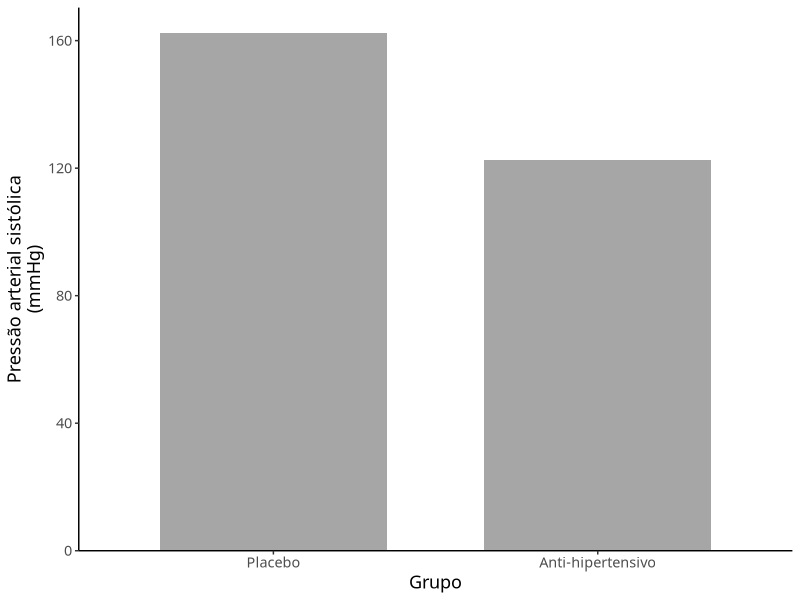
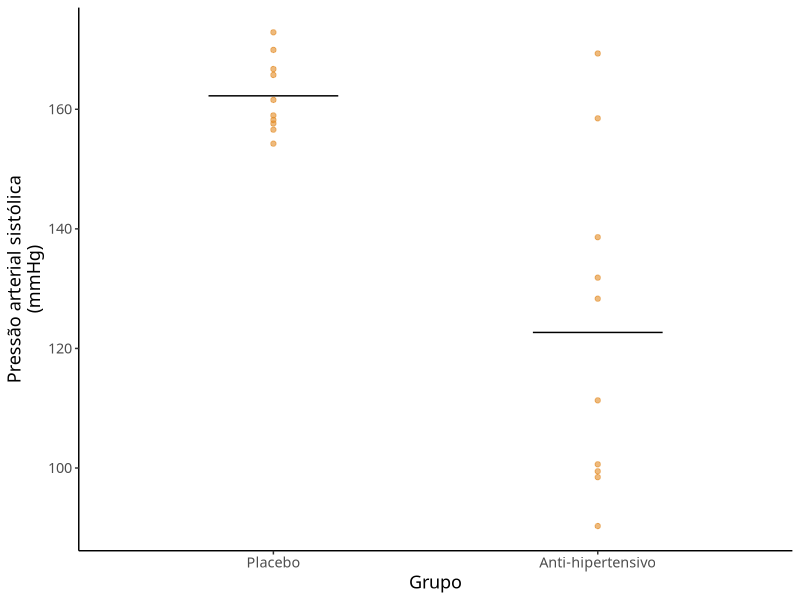

These charts were generated, in order, by the following R code: (Note: this script raises an error after producing the figures.)
## ---- chunk 1
# knitr::opts_knit$set(upload.fun = knitr::imgur_upload, base.url = NULL)
knitr::opts_chunk$set(fig.width = 4, fig.height = 3.3, cache = FALSE,
                      fig.align = "center")
library(tidyverse)
library(ggpubr)
## ---- chunk 2
set.seed(4321)
dados <- as.data.frame(list(Grupo = c(rep("Placebo", 10),
                                      rep("Anti-hipertensivo", 10)),
                            PA = c(rnorm(10, mean = 160, sd = 8),
                                   rnorm(10, mean = 130, sd = 25)))) |> 
  mutate(Grupo = factor(Grupo, levels = c("Placebo", "Anti-hipertensivo")))

ggplot(dados, aes(x = Grupo, y = PA)) +
  geom_bar(stat = "summary", fun = "mean", fill = "grey65", width = 0.7) +
  labs(y = "Pressão arterial sistólica\n(mmHg)") +
  scale_y_continuous(expand = expansion(mult = c(0, 0.05))) +
  theme_classic() +
  theme(text = element_text(family = "Nunito", size = 13))
## ---- chunk 3
ggplot(dados, aes(x = Grupo, y = PA)) +
  geom_point(color = "#E28C27", alpha = 0.6) +
  geom_crossbar(stat = "summary", fun = "mean", fatten = 1, width = 0.4) +
  # geom_errorbar(stat = "summary", fun.data = "mean_sd", width = 0.15) +
  labs(y = "Pressão arterial sistólica\n(mmHg)") +
  theme_classic() +
  theme(text = element_text(family = "Nunito", size = 13))
## ---- chunk 4
knitr::include_graphics("img1.png")
## ---- chunk 5
knitr::include_graphics("img2.png")
## ---- chunk 6
knitr::include_graphics("img3.png")
## ---- chunk 7
knitr::include_graphics("img4.png")
## ---- chunk 8
knitr::include_graphics("img5.png")
## ---- chunk 9
knitr::include_graphics("img6.png")
## ---- chunk 10
knitr::include_graphics("img7.png")
## ---- chunk 11
dados_grupos <- as.data.frame(list(Grupo = c(rep("Grupo A", 5),
                                             rep("Grupo B", 5)),
                                   PA = c(111,120,123,144,152,
                                          124,126,128,134,138))) |> 
  mutate(Grupo = factor(Grupo, levels = c("Grupo A", "Grupo B")))

ggplot(dados_grupos, aes(x = Grupo, y = PA)) +
  geom_point(color = "#E28C27", alpha = 0.6) +
  geom_crossbar(stat = "summary", fun = "mean", fatten = 1, width = 0.4) +
  geom_errorbar(stat = "summary", fun.data = "mean_sd", width = 0.15) +
  labs(y = "Pressão arterial sistólica\n(mmHg)") +
  theme_classic() +
  theme(text = element_text(family = "Nunito", size = 13))
## ---- chunk 12
knitr::include_graphics("img8.png")
## ---- chunk 13
knitr::include_graphics("img9.png")
## ---- chunk 14
knitr::include_graphics("img11.png")
## ---- chunk 15
knitr::include_graphics("img10.png")
